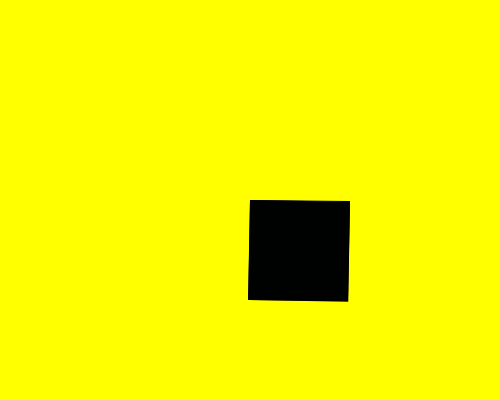
Frame 1 (no input)
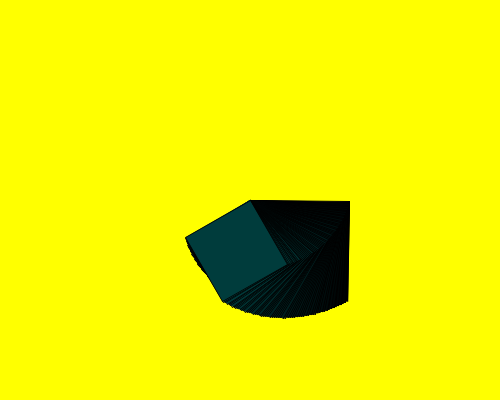
Frame 60 (the mouse pressed at the canvas centre just before this capture)
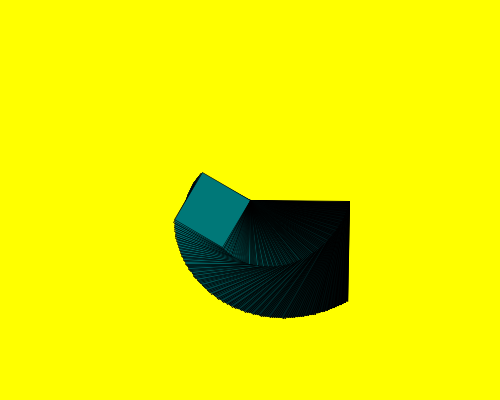
Frame 120 (the mouse held since frame 60 and released just before this capture)

The Processing sketch that drew these frames (run headless with seeded random() and noise(); from frame 60 on, the mouse is pressed at the canvas centre):

// Processing sketch: processing_56907
// ── processing_56907.pde

float dim;
void setup() {
  size(500,400);
  background(255,255,0);
  fill(0,255,255);
  dim= 1;
}
 
void draw() {
    translate(width/2,height/2);
    rotate(radians(frameCount%330)); 
    //rotate(radians(30));
    //translate(frameCount%30,frameCount%30);
    scale(dim);
    dim = dim *0.995;
    if (dim<.1) dim=1;
    fill(0,frameCount%255,frameCount%196);
    rect(0,0,100,100);
 
}
